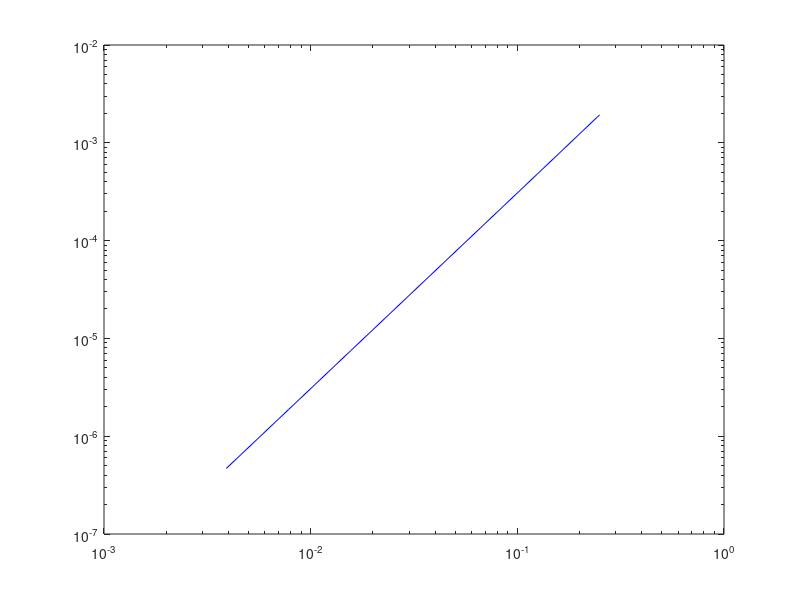

This figure's MATLAB source:
%Ronney Aovida Lab2    Question 3
% This is to prove Part D of question 3
% The  global discretization error is as I expected

nicolson=@(dt,y) (y-((dt/2)*y)+dt)/(1+dt/2);
exact=1-exp(-1);
dt=[1/4,1/8,1/16,1/32,1/64,1/128,1/256];
temp=zeros(1,length(dt));
error=zeros(1,length(dt));
t=0;
y=0;
tf=1;
for i=1:length(dt)
    while t<tf
    y=nicolson(dt(i),temp(i));
    t=t+dt(i);
    temp(i)=y;
    end
    error(i)=abs(exact-temp(i));
    t=0;
end
loglog(dt,error,'b')